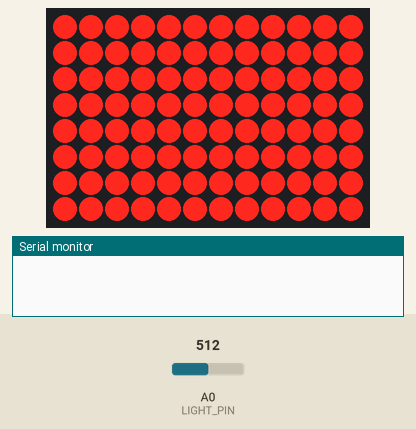
Simulated run of this sketch. Board: Arduino Uno R4 WiFi. Parts: 12×8 LED matrix, the last lines printed to the serial monitor. The inputs (shaded band) are chosen by the test bench; at power-on: A0 (LIGHT_PIN) = 512 (analog values on the 0–1023 scale). WiFi joins after 1.5 s; servers stay silent unless stated; no MQTT or app messages arrive unless stated.

Above: at 0.1 s.
At 0.6 s:
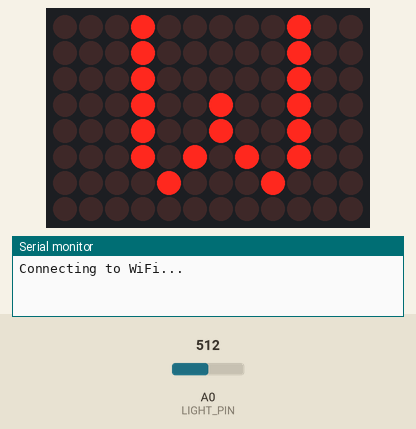
At 2.1 s:
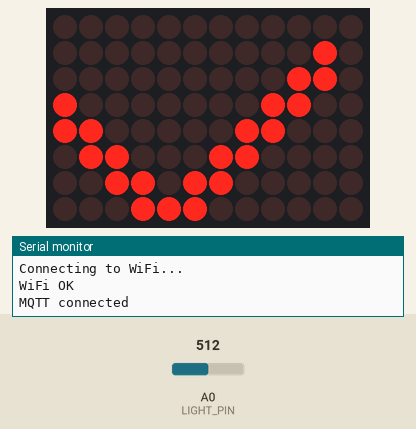
At 3.6 s:
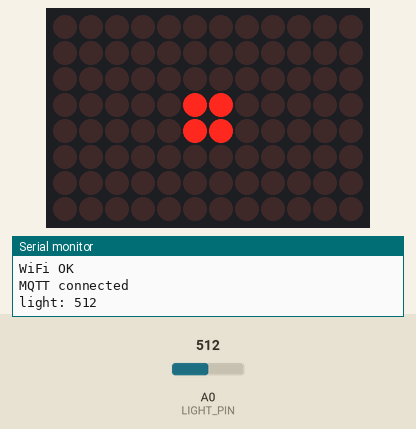

The sketch:

light_sensor.ino
```cpp
// Grove Light Sensor v1.2 -> WiFi -> MQTT (Shiftr)
// Board: Arduino UNO R4 WiFi
// Wiring (Grove-to-jumper cable, standard Grove colours):
//   yellow -> A0 (signal)
//   white  -> not connected
//   red    -> 5V
//   black  -> GND
// Libraries: ArduinoMqttClient (WiFiS3 comes with the board package)
//
// Topics:  class/NAME/light          raw value 0-1023 (higher = brighter)
//          class/NAME/light_percent  the same as 0-100

#include <WiFiS3.h>
#include <ArduinoMqttClient.h>
#include <Arduino_LED_Matrix.h>

// ---- CHANGE THESE ----
const char ssid[]     = "CLASS_WIFI";
const char pass[]     = "WIFI_PASSWORD";
const char mqttUser[] = "TOKEN_KEY_OR_INSTANCE";
const char mqttPass[] = "TOKEN_SECRET";
const char myName[]   = "anna";            // unique per board
// ----------------------

const char mqttHost[] = "defence4sme.cloud.shiftr.io";
const int  mqttPort   = 1883;

const int LIGHT_PIN = A0;
const unsigned long INTERVAL_MS = 1000;    // how often to publish

WiFiClient net;
MqttClient mqtt(net);

// ---- LED matrix diagnostics -------------------------------------------
// What the matrix shows:
//   all LEDs on      board started (lamp test)
//   blinking W       connecting to WiFi
//   M                connecting to the MQTT broker (Shiftr)
//   check mark       connected, everything OK
//   small dot        online (flashes bigger when a message is sent)
//   X                MQTT connection failed, retrying
//   !                sensor problem
ArduinoLEDMatrix matrix;

const char *const ICON_ALL[8] = {
  "############",
  "############",
  "############",
  "############",
  "############",
  "############",
  "############",
  "############",
};

const char *const ICON_W[8] = {
  "...#.....#..",
  "...#.....#..",
  "...#.....#..",
  "...#..#..#..",
  "...#..#..#..",
  "...#.#.#.#..",
  "....#...#...",
  "............",
};

const char *const ICON_M[8] = {
  "...#.....#..",
  "...##...##..",
  "...#.#.#.#..",
  "...#..#..#..",
  "...#.....#..",
  "...#.....#..",
  "...#.....#..",
  "............",
};

const char *const ICON_OK[8] = {
  "............",
  "..........#.",
  ".........##.",
  "#.......##..",
  "##.....##...",
  ".##...##....",
  "..##.##.....",
  "...###......",
};

const char *const ICON_X[8] = {
  "............",
  "...#....#...",
  "....#..#....",
  ".....##.....",
  ".....##.....",
  "....#..#....",
  "...#....#...",
  "............",
};

const char *const ICON_BANG[8] = {
  "............",
  ".....##.....",
  ".....##.....",
  ".....##.....",
  ".....##.....",
  "............",
  ".....##.....",
  "............",
};

const char *const ICON_ONLINE[8] = {
  "............",
  "............",
  "............",
  ".....##.....",
  ".....##.....",
  "............",
  "............",
  "............",
};

const char *const ICON_SEND[8] = {
  "............",
  "............",
  "...######...",
  "...######...",
  "...######...",
  "...######...",
  "............",
  "............",
};

void showIcon(const char *const art[8]) {
  byte frame[8][12];
  for (int r = 0; r < 8; r++) {
    for (int c = 0; c < 12; c++) {
      frame[r][c] = (art[r][c] == '#') ? 1 : 0;
    }
  }
  matrix.renderBitmap(frame, 8, 12);
}

// Blinks an icon without blocking. Call it often.
void blinkIcon(const char *const art[8]) {
  static unsigned long lastToggle = 0;
  static bool on = false;
  if (millis() - lastToggle >= 400) {
    lastToggle = millis();
    on = !on;
    if (on) showIcon(art);
    else matrix.clear();
  }
}

// Shows an icon for a moment, then goes back to the "online" dot.
void flashIcon(const char *const art[8], unsigned int ms) {
  showIcon(art);
  delay(ms);
  showIcon(ICON_ONLINE);
}
// ------------------------------------------------------------------------

unsigned long last = 0;

String topic(const char *leaf) {
  return String("class/") + myName + "/" + leaf;
}

void connectWifi() {
  while (WiFi.status() != WL_CONNECTED) {
    Serial.println("Connecting to WiFi...");
    showIcon(ICON_W);
    WiFi.begin(ssid, pass);
    unsigned long start = millis();
    while (WiFi.status() != WL_CONNECTED && millis() - start < 5000) {
      blinkIcon(ICON_W);
      delay(50);
    }
  }
  Serial.println("WiFi OK");
}

void connectMqtt() {
  showIcon(ICON_M);
  mqtt.setId(String(myName) + "-light");
  mqtt.setUsernamePassword(mqttUser, mqttPass);
  if (mqtt.connect(mqttHost, mqttPort)) {
    Serial.println("MQTT connected");
    showIcon(ICON_OK);
    delay(1500);
    showIcon(ICON_ONLINE);
  } else {
    Serial.print("MQTT failed, error ");
    Serial.println(mqtt.connectError());
    showIcon(ICON_X);
    delay(2000);
  }
}

void keepConnected() {
  if (WiFi.status() != WL_CONNECTED) connectWifi();
  if (!mqtt.connected()) {
    connectMqtt();
  }
  mqtt.poll();
}

void publishNumber(const String &t, float value, int decimals) {
  mqtt.beginMessage(t);
  mqtt.print(value, decimals);
  mqtt.endMessage();
}

void setup() {
  Serial.begin(9600);
  matrix.begin();
  showIcon(ICON_ALL);      // lamp test
  delay(500);
  analogReadResolution(10);                // 0-1023
  connectWifi();
  connectMqtt();
}

void loop() {
  keepConnected();

  if (millis() - last >= INTERVAL_MS) {
    last = millis();

    long sum = 0;
    for (int i = 0; i < 10; i++) {         // average 10 readings to reduce noise
      sum += analogRead(LIGHT_PIN);
      delay(2);
    }
    int raw = sum / 10;
    int percent = raw * 100L / 1023;

    Serial.print("light: ");
    Serial.println(raw);

    if (mqtt.connected()) {
      publishNumber(topic("light"), raw, 0);
      publishNumber(topic("light_percent"), percent, 0);
      flashIcon(ICON_SEND, 80);
    }
  }
}
```

Measured:
- what the display in image 1 shows lasts 1.5 s, from 0.5 s to 2.0 s
- what the display in image 3 shows lasts 1.0 s, from 3.6 s to 4.6 s
